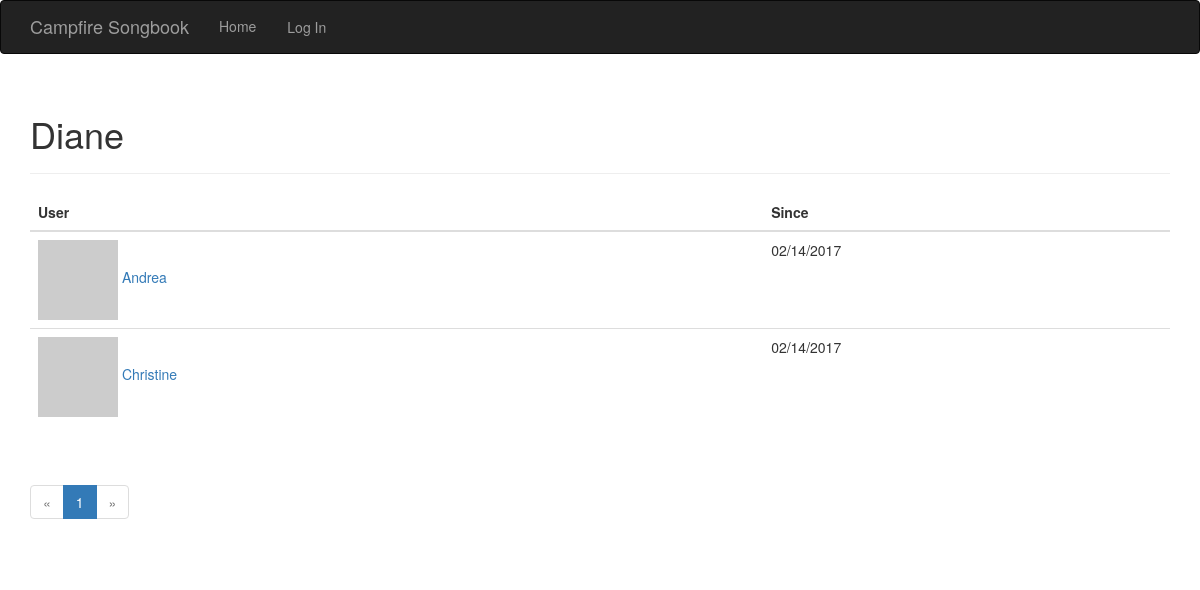
Screenshot of /followed-by/Diane with the database file from the repository.
### app/models.py (models this page shows, shortened)
class User(UserMixin, db.Model):
    __tablename__ = 'users'
    id = db.Column(db.Integer, primary_key=True)
    email = db.Column(db.String(64), unique=True, index=True)
    username = db.Column(db.String(64), unique=True, index=True)
    name = db.Column(db.String(64), unique=True, index=True)
    role_id = db.Column(db.Integer, db.ForeignKey('roles.id'))
    location = db.Column(db.String(64))
    about_me = db.Column(db.Text)
    password_hash = db.Column(db.String(128))
    confirmed = db.Column(db.Boolean, default=False)
    avatar_hash = db.Column(db.String(32))
    posts = db.relationship('Post', backref='author', lazy='dynamic')
    member_since = db.Column(db.DateTime(), default=datetime.utcnow)
    last_seen = db.Column(db.DateTime(), default=datetime.utcnow)
    followed = db.relationship('Follow', foreign_keys=[Follow.follower_id],
        backref=db.backref('follower', lazy=True), lazy='dynamic',
        cascade='all, delete-orphan')
    followers = db.relationship('Follow', foreign_keys=[Follow.followed_id],
        backref=db.backref('followed', lazy='joined'), lazy='dynamic',
        cascade='all, delete-orphan')
    def gravatar(self, size=100, default='identicon', rating='g'):
        if request.is_secure:
            url = 'https://www.gravatar.com/avatar'
        else:
            url = 'http://www.gravatar.com/avatar'
        if self.avatar_hash is None:
            avatar_hash_maker()
        return '{url}/{avatar_hash}?s={size}&d={default}&r={rating}'.format(
            url=url, avatar_hash=self.avatar_hash, size=size, default=default, rating=rating)
    @property
    def password(self):
        raise AttributeError('Password is not a readable attribute')

class Follow(db.Model):
    __tablename__ = 'follows'
    follower_id = db.Column(db.Integer, db.ForeignKey('users.id'), primary_key=True)
    followed_id = db.Column(db.Integer, db.ForeignKey('users.id'), primary_key=True)
    timestamp = db.Column(db.DateTime, default=datetime.utcnow)

### app/main/views.py (the view)
@main.route('/followed-by/<username>')
def followed_by(username):
    user = User.query.filter_by(username=username).first()
    if user is None:
        flash('Invalid user.')
        return redirect(url_for('.index'))
    page = request.args.get('page', 1, type=int)
    pagination = user.followed.paginate(page,
        per_page=current_app.config['FOLLOWERS_PER_PAGE'],
        error_out=False)
    followers=[{'user': item.followed, 'timestamp': item.timestamp} for item in pagination.items]
    return render_template('followers.html', user=user, follows=followers,
        pagination=pagination, endpoint='.followed_by')

### app/auth/views.py (called while the page is built)
@auth.before_app_request
def before_request():
    if current_user.is_authenticated:
        current_user.ping()
        if not current_user.confirmed and request.endpoint[:5] != 'auth.':
            return redirect(url_for('auth.unconfirmed'))

### app/main/__init__.py (called while the page is built)
@main.app_context_processor
def inject_permissions():
    return dict(Permission=Permission)

### app/templates/followers.html (shortened to what this page needs)
{% extends "base.html" %}
{% import "_macros.html" as macros %}
{% block page_content %}
    <div class="page-header">
        <h1>{{ title }}{{ user.username }}</h1>
    </div>
    <table class="table table-hover followers">
        <thead>
            <tr><th>User</th><th>Since</th></tr>
        </thead>
        <tbody>
        {% for follow in follows %}
            <tr>
                <td>
                <a href="{{ url_for('.user', username=follow.user.username)}}">
                    <img src="{{ follow.user.gravatar(size=32) }}">
                    {{ follow.user.username }}
                </a>
                </td>
                <td>{{ moment(follow.timestamp).format('L') }}</td>
            </tr>
        {% endfor %}
        </tbody>
    </table>
<div class='pagination'>
    {{ macros.pagination_widget(pagination, endpoint, username=user.username) }}
</div>
{% endblock %}

### rows the page displays
User: username "Diane"
User: user.username "Andrea"
Follow: timestamp "02/14/2017"
User: user.username "Christine"
Follow: timestamp "02/14/2017"

### other values shown
{{ p }} "1"
